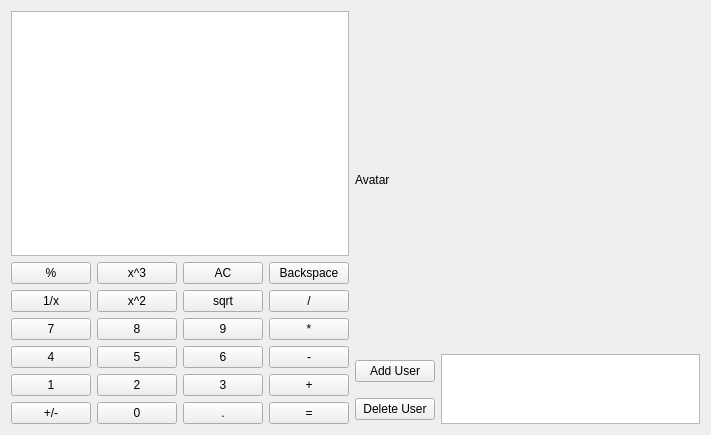
<?xml version="1.0" encoding="UTF-8"?>
<ui version="4.0">
 <class>Form</class>
 <widget class="QWidget" name="Form">
  <property name="geometry">
   <rect>
    <x>0</x>
    <y>0</y>
    <width>711</width>
    <height>435</height>
   </rect>
  </property>
  <property name="windowTitle">
   <string>App(Calculator)</string>
  </property>
  <layout class="QGridLayout" name="gridLayout_3">
   <item row="0" column="0" rowspan="3">
    <layout class="QVBoxLayout" name="verticalLayout">
     <item>
      <widget class="QTextEdit" name="textEdit"/>
     </item>
     <item>
      <layout class="QGridLayout" name="gridLayout">
       <item row="1" column="1">
        <widget class="QPushButton" name="power2">
         <property name="text">
          <string>x^2</string>
         </property>
        </widget>
       </item>
       <item row="2" column="0">
        <widget class="QPushButton" name="num7">
         <property name="text">
          <string>7</string>
         </property>
        </widget>
       </item>
       <item row="3" column="0">
        <widget class="QPushButton" name="num4">
         <property name="text">
          <string>4</string>
         </property>
        </widget>
       </item>
       <item row="0" column="1">
        <widget class="QPushButton" name="power3">
         <property name="text">
          <string>x^3</string>
         </property>
        </widget>
       </item>
       <item row="5" column="0">
        <widget class="QPushButton" name="neg">
         <property name="text">
          <string>+/-</string>
         </property>
        </widget>
       </item>
       <item row="2" column="3">
        <widget class="QPushButton" name="mul">
         <property name="text">
          <string>*</string>
         </property>
        </widget>
       </item>
       <item row="4" column="1">
        <widget class="QPushButton" name="num2">
         <property name="text">
          <string>2</string>
         </property>
        </widget>
       </item>
       <item row="4" column="0">
        <widget class="QPushButton" name="num1">
         <property name="text">
          <string>1</string>
         </property>
        </widget>
       </item>
       <item row="1" column="0">
        <widget class="QPushButton" name="inverse">
         <property name="text">
          <string>1/x</string>
         </property>
        </widget>
       </item>
       <item row="1" column="3">
        <widget class="QPushButton" name="divide">
         <property name="text">
          <string>/</string>
         </property>
        </widget>
       </item>
       <item row="5" column="3">
        <widget class="QPushButton" name="eq">
         <property name="text">
          <string>=</string>
         </property>
        </widget>
       </item>
       <item row="0" column="2">
        <widget class="QPushButton" name="AC">
         <property name="text">
          <string>AC</string>
         </property>
        </widget>
       </item>
       <item row="3" column="1">
        <widget class="QPushButton" name="num5">
         <property name="text">
          <string>5</string>
         </property>
        </widget>
       </item>
       <item row="5" column="1">
        <widget class="QPushButton" name="num0">
         <property name="text">
          <string>0</string>
         </property>
        </widget>
       </item>
       <item row="0" column="3">
        <widget class="QPushButton" name="back">
         <property name="text">
          <string>Backspace</string>
         </property>
        </widget>
       </item>
       <item row="4" column="3">
        <widget class="QPushButton" name="add">
         <property name="text">
          <string>+</string>
         </property>
        </widget>
       </item>
       <item row="1" column="2">
        <widget class="QPushButton" name="sqrt">
         <property name="text">
          <string>sqrt</string>
         </property>
        </widget>
       </item>
       <item row="2" column="1">
        <widget class="QPushButton" name="num8">
         <property name="text">
          <string>8</string>
         </property>
        </widget>
       </item>
       <item row="4" column="2">
        <widget class="QPushButton" name="num3">
         <property name="text">
          <string>3</string>
         </property>
        </widget>
       </item>
       <item row="5" column="2">
        <widget class="QPushButton" name="point">
         <property name="text">
          <string>.</string>
         </property>
        </widget>
       </item>
       <item row="2" column="2">
        <widget class="QPushButton" name="num9">
         <property name="text">
          <string>9</string>
         </property>
        </widget>
       </item>
       <item row="0" column="0">
        <widget class="QPushButton" name="percent">
         <property name="text">
          <string>%</string>
         </property>
        </widget>
       </item>
       <item row="3" column="3">
        <widget class="QPushButton" name="sub">
         <property name="text">
          <string>-</string>
         </property>
        </widget>
       </item>
       <item row="3" column="2">
        <widget class="QPushButton" name="num6">
         <property name="text">
          <string>6</string>
         </property>
        </widget>
       </item>
      </layout>
     </item>
    </layout>
   </item>
   <item row="0" column="1" colspan="2">
    <widget class="QLabel" name="frame">
     <property name="text">
      <string>Avatar</string>
     </property>
    </widget>
   </item>
   <item row="1" column="1">
    <widget class="QPushButton" name="add_user">
     <property name="text">
      <string>Add User</string>
     </property>
    </widget>
   </item>
   <item row="1" column="2" rowspan="2">
    <widget class="QListWidget" name="usersList">
     <property name="sortingEnabled">
      <bool>true</bool>
     </property>
    </widget>
   </item>
   <item row="2" column="1">
    <widget class="QPushButton" name="del_user">
     <property name="text">
      <string>Delete User</string>
     </property>
    </widget>
   </item>
  </layout>
 </widget>
 <resources/>
 <connections/>
</ui>
